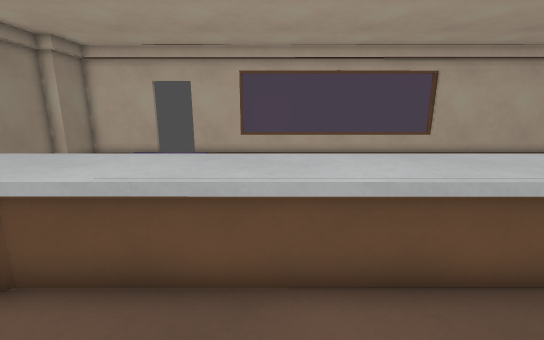
View 1 (above)

17 first-person views from a walk through a Godot game level. The camera is 1.3 m above the floor, tilts 12° down and sees 90° across. Doors that lead somewhere are drawn open, without their leaves. The floor is counted in squares, 0.5 m on a side. Each view is taken from the middle of a square. On the plan, view 1 faces up. The plan holds only what a view shows up to about 19 squares ahead; the rest is blank. Surface patterns are stand-ins for the level's own textures.

View 2
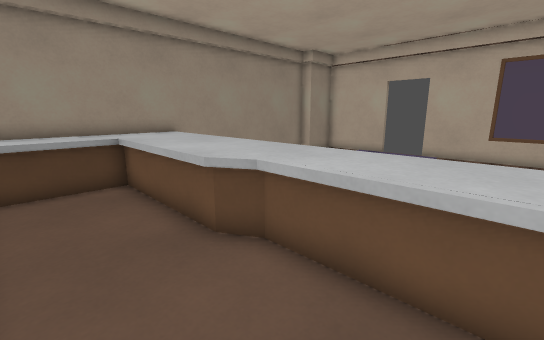

View 3
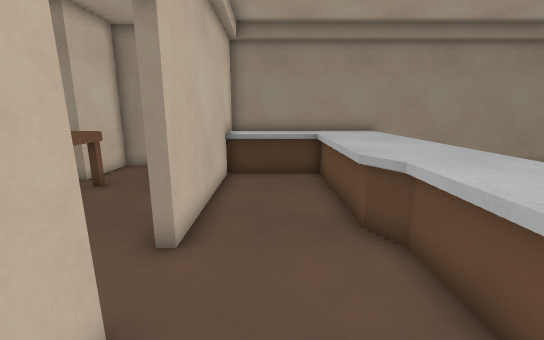

View 4
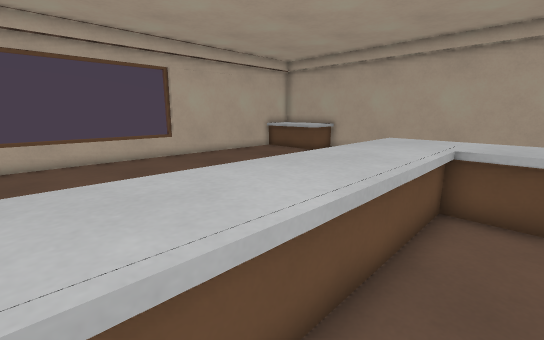

View 5
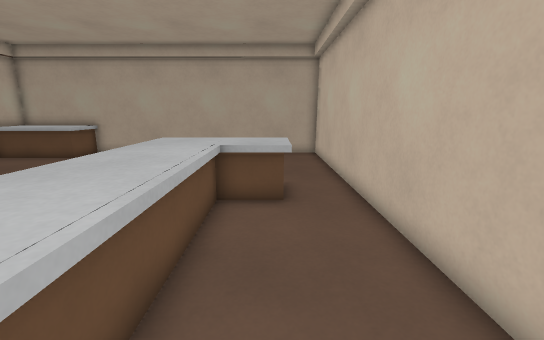

View 6
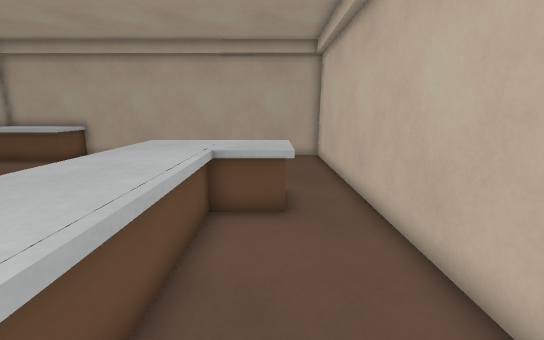

View 7
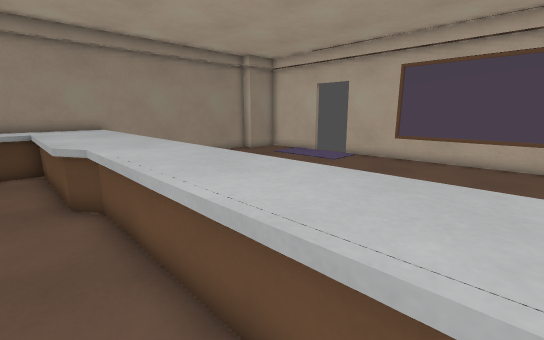

View 8
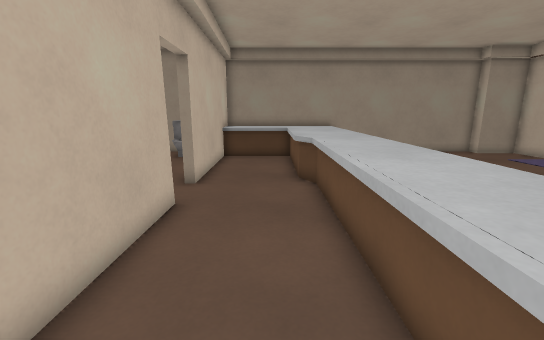

View 9
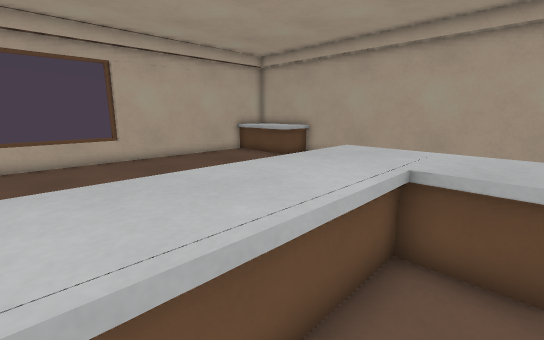

View 10
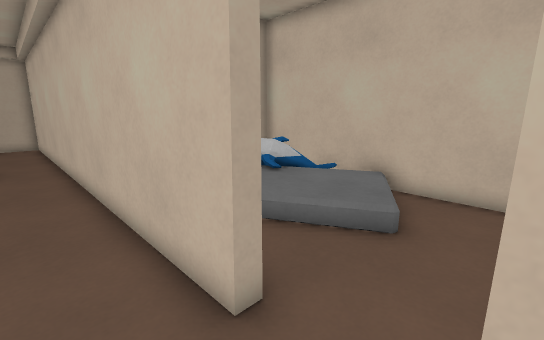

View 11
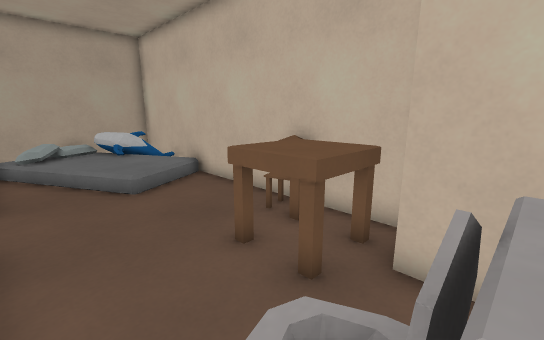

View 12
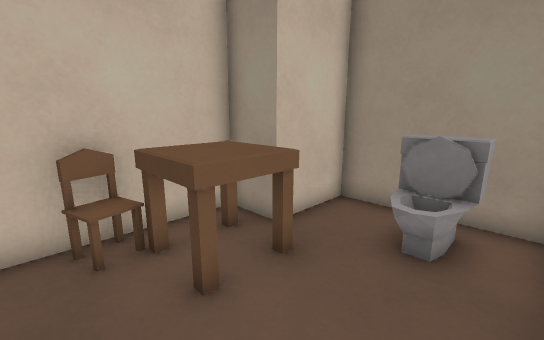

View 13
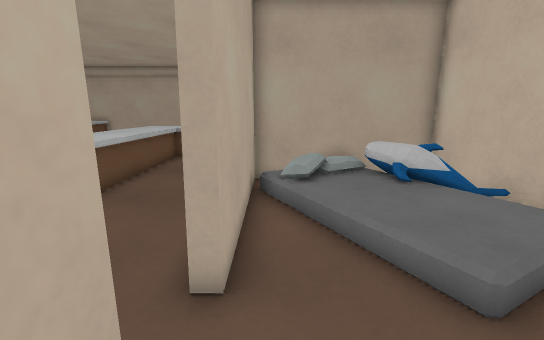

View 14
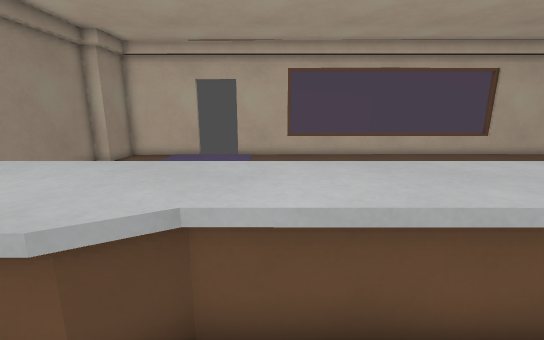

View 15
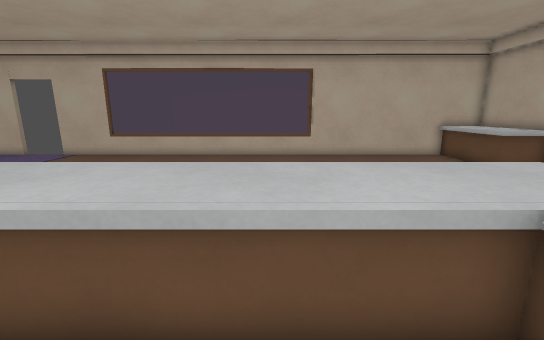

View 16
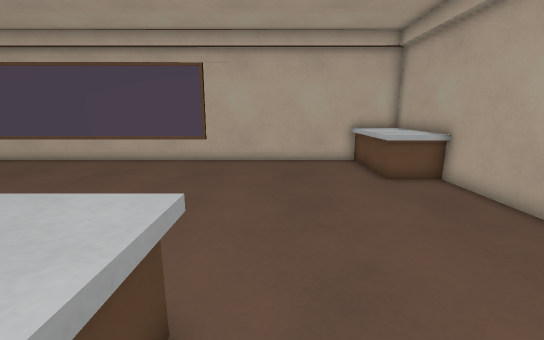

View 17
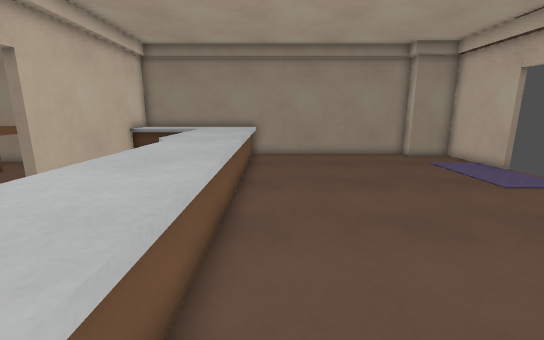

### Floor plan
Key: @ floor where view 1 was taken; # wall or solid block; . main floor; : floor 0.25 m higher than the main floor; + floor 0.5 m higher than the main floor; * floor 0.75 m higher than the main floor; / step, stairs or slope; D open door; ^ raised ledge; T table; I toilet; C chair; O other object.
Columns run from 13 left of view 1 to 21 right of it. Each row starts with its distance up from view 1.
 18  #####DDD#######################^^#
 17  #...    .......................^^^
 16  #...    .......................^^#
 15  #..............................^^#
 14  #..............................^^#
 13  #............   ...............^^#
 12  #.............   ................#
 11  #..............        ..........#
 10  #..............         .........#
  9  #..............         .........#
  8 # ..............         .........#
  7 # ..............  .      ........ #
  6 #^^^^^^^^^^^^^^^^^^^^^^^^^^.....  #
  5 #^^^^^^^^^^^^^^^^^^^^^^^^^^       #
  4 #^^^^^^^^^^^^^^^^^^^^^^^^^^       #
  3 #^^^^^^^^^..............^^^.      #
  2 #^^.....................^^^       #
  1 #^^...............................#
  0 #^^..........@....................#
 -1 #^#######DDD#######################
 -2 # ...............: #
 -3 #IIO........../:++ #
 -4 #II.........//:::+:#
 -5 # ..TTT..../:::::::#
 -6 ####TTT.....::::** #
 -7    #TTTO..../::.+. #
 -8    ####C############

Positions as (right, up) in squares from view 1, and headings:
1: (0, 0), facing up
2: (0, 0), facing up-left
3: (1, 1), facing left
4: (3, 2), facing up-right
5: (3, 2), facing right
6: (4, 2), facing right
7: (4, 2), facing up-left
8: (6, 2), facing left
9: (6, 2), facing up-right
10: (-4, 1), facing down-right
11: (-11, -2), facing down-right
12: (-5, -2), facing down-left
13: (-5, -2), facing right
14: (-3, 1), facing up
15: (8, 1), facing up
16: (14, 3), facing up
17: (5, 7), facing left
